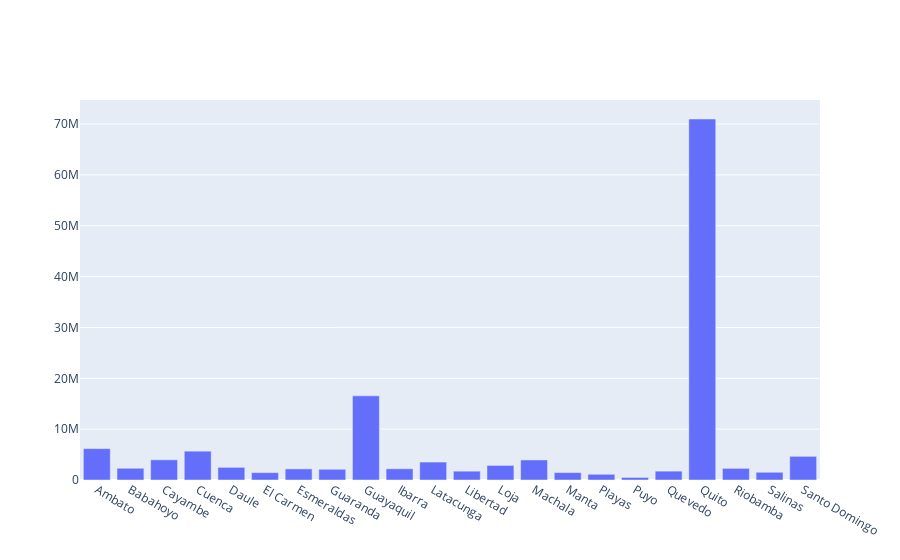

The notebook cell saved with this chart:
### Code cell
import plotly.graph_objects as go
go.Figure([go.Bar(x = df['city'], y = df['Sum(transactions)'],
                   name='Total Sales')
                   ])

### Figure 1 — Plotly figure (JSON) as saved in the notebook; plotly's stock layout.template omitted (floating-point values rounded to 4 significant figures)
{"data": [{"name": "Total Sales", "type": "bar", "x": ["Ambato", "Babahoyo", "Cayambe", "Cuenca", "Daule", "El Carmen", "Esmeraldas", "Guaranda", "Guayaquil", "Ibarra", "Latacunga", "Libertad", "Loja", "Machala", "Manta", "Playas", "Puyo", "Quevedo", "Quito", "Riobamba", "Salinas", "Santo Domingo"], "y": [6172615, 2306044, 3972488, 5673847, 2485687, 1451290, 2182356, 2107489, 16546295, 2209898, 3531356, 1738129, 2867052, 3945341, 1455475, 1123889, 504156, 1743003, 70999057, 2287850, 1520362, 4655266]}], "layout": {}}
